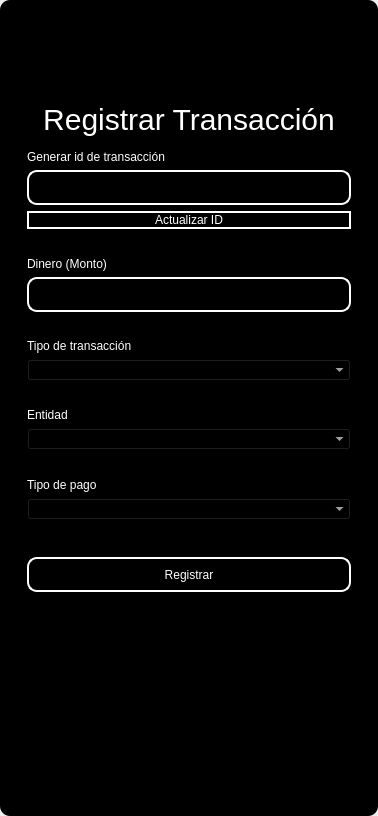
<?xml version="1.0" encoding="UTF-8"?>
<ui version="4.0">
 <class>MainWindow</class>
 <widget class="QMainWindow" name="MainWindow">
  <property name="geometry">
   <rect>
    <x>0</x>
    <y>0</y>
    <width>378</width>
    <height>816</height>
   </rect>
  </property>
  <property name="windowTitle">
   <string>MainWindow</string>
  </property>
  <property name="styleSheet">
   <string notr="true"/>
  </property>
  <widget class="QWidget" name="centralwidget">
   <property name="styleSheet">
    <string notr="true"/>
   </property>
   <layout class="QVBoxLayout" name="verticalLayout">
    <property name="spacing">
     <number>0</number>
    </property>
    <property name="leftMargin">
     <number>0</number>
    </property>
    <property name="topMargin">
     <number>0</number>
    </property>
    <property name="rightMargin">
     <number>0</number>
    </property>
    <property name="bottomMargin">
     <number>0</number>
    </property>
    <item>
     <widget class="QFrame" name="frame">
      <property name="enabled">
       <bool>true</bool>
      </property>
      <property name="styleSheet">
       <string notr="true">QFrame {
	border-radius:10px;
	background-color: rgb(0, 0, 0);
 }
</string>
      </property>
      <property name="frameShape">
       <enum>QFrame::StyledPanel</enum>
      </property>
      <property name="frameShadow">
       <enum>QFrame::Raised</enum>
      </property>
      <layout class="QVBoxLayout" name="verticalLayout_2">
       <item>
        <widget class="QFrame" name="frame_superior">
         <property name="minimumSize">
          <size>
           <width>0</width>
           <height>40</height>
          </size>
         </property>
         <property name="maximumSize">
          <size>
           <width>16777215</width>
           <height>40</height>
          </size>
         </property>
         <property name="styleSheet">
          <string notr="true">QPushButton{
border-radius:18px;
}

QPushButton:hover{
	background-color: rgb(0, 0, 0);
}
</string>
         </property>
         <property name="frameShape">
          <enum>QFrame::StyledPanel</enum>
         </property>
         <property name="frameShadow">
          <enum>QFrame::Raised</enum>
         </property>
         <layout class="QHBoxLayout" name="horizontalLayout_3">
          <property name="spacing">
           <number>4</number>
          </property>
          <property name="leftMargin">
           <number>0</number>
          </property>
          <property name="topMargin">
           <number>0</number>
          </property>
          <property name="rightMargin">
           <number>0</number>
          </property>
          <property name="bottomMargin">
           <number>0</number>
          </property>
          <item>
           <widget class="QPushButton" name="btn_icon">
            <property name="text">
             <string/>
            </property>
            <property name="iconSize">
             <size>
              <width>40</width>
              <height>40</height>
             </size>
            </property>
           </widget>
          </item>
          <item>
           <spacer name="horizontalSpacer_2">
            <property name="orientation">
             <enum>Qt::Horizontal</enum>
            </property>
            <property name="sizeHint" stdset="0">
             <size>
              <width>443</width>
              <height>20</height>
             </size>
            </property>
           </spacer>
          </item>
          <item>
           <widget class="QPushButton" name="bt_minimizar">
            <property name="minimumSize">
             <size>
              <width>38</width>
              <height>38</height>
             </size>
            </property>
            <property name="maximumSize">
             <size>
              <width>38</width>
              <height>38</height>
             </size>
            </property>
            <property name="cursor">
             <cursorShape>PointingHandCursor</cursorShape>
            </property>
            <property name="text">
             <string/>
            </property>
            <property name="icon">
             <iconset>
              <normaloff>image/minus.svg</normaloff>image/minus.svg</iconset>
            </property>
            <property name="iconSize">
             <size>
              <width>38</width>
              <height>38</height>
             </size>
            </property>
           </widget>
          </item>
          <item>
           <widget class="QPushButton" name="bt_maximizar">
            <property name="minimumSize">
             <size>
              <width>38</width>
              <height>38</height>
             </size>
            </property>
            <property name="maximumSize">
             <size>
              <width>38</width>
              <height>38</height>
             </size>
            </property>
            <property name="cursor">
             <cursorShape>PointingHandCursor</cursorShape>
            </property>
            <property name="text">
             <string/>
            </property>
            <property name="icon">
             <iconset>
              <normaloff>image/chevron-up.svg</normaloff>image/chevron-up.svg</iconset>
            </property>
            <property name="iconSize">
             <size>
              <width>38</width>
              <height>38</height>
             </size>
            </property>
           </widget>
          </item>
          <item>
           <widget class="QPushButton" name="bt_restaurar">
            <property name="minimumSize">
             <size>
              <width>38</width>
              <height>38</height>
             </size>
            </property>
            <property name="maximumSize">
             <size>
              <width>38</width>
              <height>38</height>
             </size>
            </property>
            <property name="cursor">
             <cursorShape>PointingHandCursor</cursorShape>
            </property>
            <property name="text">
             <string/>
            </property>
            <property name="icon">
             <iconset>
              <normaloff>image/chevron-down.svg</normaloff>image/chevron-down.svg</iconset>
            </property>
            <property name="iconSize">
             <size>
              <width>38</width>
              <height>38</height>
             </size>
            </property>
           </widget>
          </item>
          <item>
           <widget class="QPushButton" name="bt_cerrar">
            <property name="minimumSize">
             <size>
              <width>38</width>
              <height>38</height>
             </size>
            </property>
            <property name="maximumSize">
             <size>
              <width>38</width>
              <height>38</height>
             </size>
            </property>
            <property name="cursor">
             <cursorShape>PointingHandCursor</cursorShape>
            </property>
            <property name="text">
             <string/>
            </property>
            <property name="icon">
             <iconset>
              <normaloff>image/x.svg</normaloff>image/x.svg</iconset>
            </property>
            <property name="iconSize">
             <size>
              <width>38</width>
              <height>38</height>
             </size>
            </property>
           </widget>
          </item>
         </layout>
        </widget>
       </item>
       <item>
        <widget class="QFrame" name="frame_3">
         <property name="styleSheet">
          <string notr="true">QLabel {
	color: rgb(255, 255, 254);
	font: 12pt &quot;Arial&quot;;
	background-color: rgba(0, 0, 0,0);
}

QTextEdit{
background-color: rgba(0, 0, 0,0);
border-radius:10px; 
font: 12pt &quot;Arial&quot;;
color: rgb(255, 255, 254);
border: 2px solid  rgb(255, 255, 255);

}

QTextEdit:hover{
background-color: rgba(0, 0, 0,0);
border-radius:10px; 
font: 12pt &quot;Arial&quot;;
border: 2px solid  rgb(120, 0, 171);
}

QTextEdit:focus{
background-color: rgb(0, 0, 0);
border-radius:10px; 
font: 12pt &quot;Arial&quot;;
border: 2px solid rgb(120, 0, 171);
}

QLineEdit{
background-color: rgba(0, 0, 0,0);
border-radius:10px; 
font: 12pt &quot;Arial&quot;;
color: rgb(255, 255, 254);
border: 2px solid  rgb(255, 255, 255);

}

QLineEdit:hover{
background-color: rgba(0, 0, 0,0);
border-radius:10px; 
font: 12pt &quot;Arial&quot;;
border: 2px solid  rgb(120, 0, 171);
}

QLineEdit:focus{
background-color: rgb(0, 0, 0);
border-radius:10px; 
font: 12pt &quot;Arial&quot;;
border: 2px solid rgb(120, 0, 171);
}

QCheckBox{
	font: 12pt &quot;Arial&quot;;
	color: rgb(255, 255, 255);
}

QCheckBox::indicator {
    width: 18px;
    height:18px;
}

QCheckBox::indicator:unchecked {
   background-image: url(image/square.svg);
}

QCheckBox::indicator:checked {
   background-image: url(image/check-square.svg);
}

QPushButton{
border-radius:10px; 
font: 12pt &quot;Arial&quot;;
color: rgb(255, 255, 254);
border: 2px solid #ffffff;
}

QPushButton:hover{
border-radius:10px; 
font: 12pt &quot;Arial&quot;;
color: rgb(255, 255, 255);
border: 2px solid rgb(120, 0, 171);
	background-color: rgb(120, 0, 171);
}
</string>
         </property>
         <property name="frameShape">
          <enum>QFrame::StyledPanel</enum>
         </property>
         <property name="frameShadow">
          <enum>QFrame::Raised</enum>
         </property>
         <layout class="QHBoxLayout" name="horizontalLayout_4">
          <item>
           <layout class="QVBoxLayout" name="verticalLayout_4" stretch="0,0,0">
            <property name="spacing">
             <number>66</number>
            </property>
            <property name="sizeConstraint">
             <enum>QLayout::SetDefaultConstraint</enum>
            </property>
            <property name="leftMargin">
             <number>0</number>
            </property>
            <item>
             <widget class="QFrame" name="frame_4">
              <property name="sizePolicy">
               <sizepolicy hsizetype="Fixed" vsizetype="Fixed">
                <horstretch>1</horstretch>
                <verstretch>0</verstretch>
               </sizepolicy>
              </property>
              <property name="maximumSize">
               <size>
                <width>750</width>
                <height>600</height>
               </size>
              </property>
              <property name="layoutDirection">
               <enum>Qt::LeftToRight</enum>
              </property>
              <property name="autoFillBackground">
               <bool>false</bool>
              </property>
              <property name="styleSheet">
               <string notr="true">QLabel {
	color: rgb(255, 255, 254);
	font: 12pt &quot;Arial&quot;;
	background-color: rgba(0, 0, 0,0);
}


QLineEdit{
background-color: rgba(0, 0, 0,0);
border-radius:10px; 
font: 12pt &quot;Arial&quot;;
color: rgb(255, 255, 254);
border: 2px solid  rgb(255, 255, 255);

}

QLineEdit:hover{
background-color: rgba(0, 0, 0,0);
border-radius:10px; 
font: 12pt &quot;Arial&quot;;
border: 2px solid  rgb(120, 0, 171);
}

QLineEdit:focus{
background-color: rgb(0, 0, 0);
border-radius:10px; 
font: 12pt &quot;Arial&quot;;
border: 2px solid rgb(120, 0, 171);
}

QCheckBox{
	font: 12pt &quot;Arial&quot;;
	color: rgb(255, 255, 255);
}

QCheckBox::indicator {
    width: 18px;
    height:18px;
}

QCheckBox::indicator:unchecked {
   background-image: url(image/square.svg);
}

QCheckBox::indicator:checked {
   background-image: url(image/check-square.svg);
}

QPushButton{
border-radius:10px; 
font: 12pt &quot;Arial&quot;;
color: rgb(255, 255, 254);
border: 2px solid #ffffff;
}

QPushButton:hover{
border-radius:10px; 
font: 12pt &quot;Arial&quot;;
color: rgb(255, 255, 255);
border: 2px solid rgb(120, 0, 171);
	background-color: rgb(120, 0, 171);
}
</string>
              </property>
              <property name="frameShape">
               <enum>QFrame::StyledPanel</enum>
              </property>
              <property name="frameShadow">
               <enum>QFrame::Raised</enum>
              </property>
              <layout class="QVBoxLayout" name="verticalLayout_3">
               <property name="sizeConstraint">
                <enum>QLayout::SetDefaultConstraint</enum>
               </property>
               <property name="leftMargin">
                <number>9</number>
               </property>
               <property name="topMargin">
                <number>9</number>
               </property>
               <item>
                <spacer name="verticalSpacer_3">
                 <property name="orientation">
                  <enum>Qt::Vertical</enum>
                 </property>
                 <property name="sizeHint" stdset="0">
                  <size>
                   <width>20</width>
                   <height>40</height>
                  </size>
                 </property>
                </spacer>
               </item>
               <item>
                <widget class="QLabel" name="label_3">
                 <property name="minimumSize">
                  <size>
                   <width>100</width>
                   <height>50</height>
                  </size>
                 </property>
                 <property name="styleSheet">
                  <string notr="true">font-size: 30px</string>
                 </property>
                 <property name="text">
                  <string>Registrar Transacción</string>
                 </property>
                 <property name="alignment">
                  <set>Qt::AlignCenter</set>
                 </property>
                </widget>
               </item>
               <item>
                <widget class="QLabel" name="label_4">
                 <property name="text">
                  <string>Generar id de transacción</string>
                 </property>
                </widget>
               </item>
               <item>
                <widget class="QLineEdit" name="idtxt">
                 <property name="enabled">
                  <bool>false</bool>
                 </property>
                 <property name="minimumSize">
                  <size>
                   <width>0</width>
                   <height>35</height>
                  </size>
                 </property>
                 <property name="text">
                  <string/>
                 </property>
                </widget>
               </item>
               <item>
                <widget class="QPushButton" name="btn_generate">
                 <property name="cursor">
                  <cursorShape>PointingHandCursor</cursorShape>
                 </property>
                 <property name="text">
                  <string>Actualizar ID</string>
                 </property>
                </widget>
               </item>
               <item>
                <spacer name="verticalSpacer_4">
                 <property name="orientation">
                  <enum>Qt::Vertical</enum>
                 </property>
                 <property name="sizeHint" stdset="0">
                  <size>
                   <width>20</width>
                   <height>40</height>
                  </size>
                 </property>
                </spacer>
               </item>
               <item>
                <widget class="QLabel" name="label_5">
                 <property name="text">
                  <string>Dinero (Monto)</string>
                 </property>
                </widget>
               </item>
               <item>
                <widget class="QLineEdit" name="amounttxt">
                 <property name="minimumSize">
                  <size>
                   <width>0</width>
                   <height>35</height>
                  </size>
                 </property>
                 <property name="maximumSize">
                  <size>
                   <width>16777215</width>
                   <height>16777215</height>
                  </size>
                 </property>
                 <property name="echoMode">
                  <enum>QLineEdit::Normal</enum>
                 </property>
                </widget>
               </item>
               <item>
                <spacer name="verticalSpacer_5">
                 <property name="orientation">
                  <enum>Qt::Vertical</enum>
                 </property>
                 <property name="sizeHint" stdset="0">
                  <size>
                   <width>20</width>
                   <height>40</height>
                  </size>
                 </property>
                </spacer>
               </item>
               <item>
                <widget class="QLabel" name="label">
                 <property name="text">
                  <string>Tipo de transacción</string>
                 </property>
                </widget>
               </item>
               <item>
                <widget class="QComboBox" name="type_trans_combobox">
                 <property name="cursor">
                  <cursorShape>PointingHandCursor</cursorShape>
                 </property>
                 <property name="styleSheet">
                  <string notr="true">background-color: rgb(0, 0, 0);
color: rgb(255, 255, 255);</string>
                 </property>
                </widget>
               </item>
               <item>
                <spacer name="verticalSpacer_10">
                 <property name="orientation">
                  <enum>Qt::Vertical</enum>
                 </property>
                 <property name="sizeHint" stdset="0">
                  <size>
                   <width>20</width>
                   <height>40</height>
                  </size>
                 </property>
                </spacer>
               </item>
               <item>
                <widget class="QLabel" name="label_2">
                 <property name="text">
                  <string>Entidad </string>
                 </property>
                </widget>
               </item>
               <item>
                <widget class="QComboBox" name="entity_combobox">
                 <property name="cursor">
                  <cursorShape>PointingHandCursor</cursorShape>
                 </property>
                 <property name="styleSheet">
                  <string notr="true">background-color: rgb(0, 0, 0);
color: rgb(255, 255, 255);</string>
                 </property>
                </widget>
               </item>
               <item>
                <spacer name="verticalSpacer_6">
                 <property name="orientation">
                  <enum>Qt::Vertical</enum>
                 </property>
                 <property name="sizeHint" stdset="0">
                  <size>
                   <width>20</width>
                   <height>40</height>
                  </size>
                 </property>
                </spacer>
               </item>
               <item>
                <widget class="QLabel" name="label_7">
                 <property name="text">
                  <string>Tipo de pago</string>
                 </property>
                </widget>
               </item>
               <item>
                <widget class="QComboBox" name="type_pay_combobox">
                 <property name="cursor">
                  <cursorShape>PointingHandCursor</cursorShape>
                 </property>
                 <property name="styleSheet">
                  <string notr="true">background-color: rgb(0, 0, 0);
color: rgb(255, 255, 255);</string>
                 </property>
                </widget>
               </item>
               <item>
                <spacer name="verticalSpacer_9">
                 <property name="orientation">
                  <enum>Qt::Vertical</enum>
                 </property>
                 <property name="sizeHint" stdset="0">
                  <size>
                   <width>20</width>
                   <height>50</height>
                  </size>
                 </property>
                </spacer>
               </item>
               <item>
                <widget class="QPushButton" name="btn_add">
                 <property name="minimumSize">
                  <size>
                   <width>0</width>
                   <height>35</height>
                  </size>
                 </property>
                 <property name="cursor">
                  <cursorShape>PointingHandCursor</cursorShape>
                 </property>
                 <property name="text">
                  <string>Registrar</string>
                 </property>
                </widget>
               </item>
               <item>
                <spacer name="verticalSpacer_7">
                 <property name="orientation">
                  <enum>Qt::Vertical</enum>
                 </property>
                 <property name="sizeHint" stdset="0">
                  <size>
                   <width>20</width>
                   <height>40</height>
                  </size>
                 </property>
                </spacer>
               </item>
               <item>
                <layout class="QHBoxLayout" name="horizontalLayout_2"/>
               </item>
               <item>
                <spacer name="verticalSpacer_8">
                 <property name="orientation">
                  <enum>Qt::Vertical</enum>
                 </property>
                 <property name="sizeHint" stdset="0">
                  <size>
                   <width>20</width>
                   <height>40</height>
                  </size>
                 </property>
                </spacer>
               </item>
               <item>
                <layout class="QHBoxLayout" name="horizontalLayout">
                 <item>
                  <spacer name="horizontalSpacer">
                   <property name="orientation">
                    <enum>Qt::Horizontal</enum>
                   </property>
                   <property name="sizeHint" stdset="0">
                    <size>
                     <width>40</width>
                     <height>20</height>
                    </size>
                   </property>
                  </spacer>
                 </item>
                </layout>
               </item>
              </layout>
             </widget>
            </item>
            <item>
             <spacer name="verticalSpacer">
              <property name="orientation">
               <enum>Qt::Vertical</enum>
              </property>
              <property name="sizeHint" stdset="0">
               <size>
                <width>28</width>
                <height>28</height>
               </size>
              </property>
             </spacer>
            </item>
            <item>
             <spacer name="verticalSpacer_2">
              <property name="orientation">
               <enum>Qt::Vertical</enum>
              </property>
              <property name="sizeHint" stdset="0">
               <size>
                <width>20</width>
                <height>40</height>
               </size>
              </property>
             </spacer>
            </item>
           </layout>
          </item>
         </layout>
        </widget>
       </item>
      </layout>
     </widget>
    </item>
   </layout>
  </widget>
 </widget>
 <resources/>
 <connections/>
</ui>
